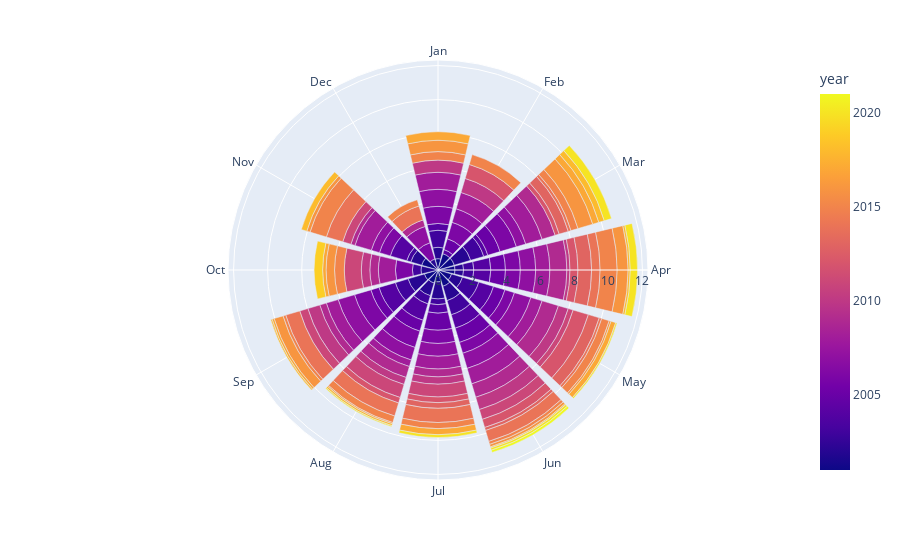

Write notebook code for a chart like this one.
### Markdown cell above
## bar_polar plot for an instance

### Code cell
fig = px.bar_polar(acid_rain_df[acid_rain_df['station']=='Yuexiu'], r="acid_perc", theta="month",
                color="year", 
                color_discrete_sequence= px.colors.sequential.Plasma_r)
fig.show()

### Figure 1 — Plotly figure (JSON) as saved in the notebook; plotly's stock layout.template omitted (floating-point values rounded to 4 significant figures; data arrays with more than 128 entries replaced by an {"elided": "..."} marker saying what was removed)
{"data": [{"hovertemplate": "acid_perc=%{r}<br>month=%{theta}<br>year=%{marker.color}<extra></extra>", "legendgroup": "", "marker": {"color": {"elided": "252 int values"}, "coloraxis": "coloraxis", "pattern": {"shape": ""}}, "name": "", "r": {"elided": "252 float values"}, "showlegend": false, "subplot": "polar", "theta": {"elided": "252 str values"}, "type": "barpolar"}], "layout": {"barmode": "relative", "coloraxis": {"colorbar": {"title": {"text": "year"}}, "colorscale": [[0, "#0d0887"], [0.1111, "#46039f"], [0.2222, "#7201a8"], [0.3333, "#9c179e"], [0.4444, "#bd3786"], [0.5556, "#d8576b"], [0.6667, "#ed7953"], [0.7778, "#fb9f3a"], [0.8889, "#fdca26"], [1, "#f0f921"]]}, "legend": {"tracegroupgap": 0}, "margin": {"t": 60}, "polar": {"angularaxis": {"direction": "clockwise", "rotation": 90}, "domain": {"x": [0, 1], "y": [0, 1]}}}}
